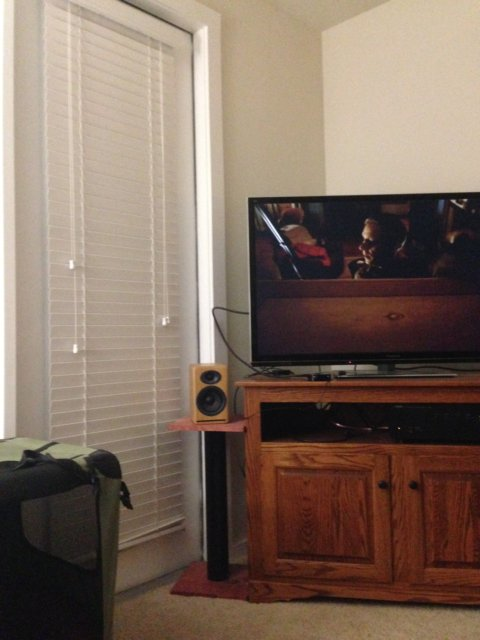
#> input picture img/Room/1.jpg, 480 x 640 px, found by its file name
$ python panorama_stitching.py   (older library calls are emulated)
#> lines starting #> are read from the running program, lines starting #| are printed output that depends on the picture
from collections import OrderedDict
import cv2 as cv
import numpy as np

FEATURES_FIND_CHOICES = OrderedDict()
try:
    FEATURES_FIND_CHOICES['surf'] = cv.xfeatures2d_SURF.create
except AttributeError:
    print("SURF not available")
# if SURF not available, ORB is default
FEATURES_FIND_CHOICES['orb'] = cv.ORB.create
try:
    FEATURES_FIND_CHOICES['sift'] = cv.xfeatures2d_SIFT.create
except AttributeError:
    print("SIFT not available")
try:
    FEATURES_FIND_CHOICES['brisk'] = cv.BRISK_create
except AttributeError:
    print("BRISK not available")
try:
    FEATURES_FIND_CHOICES['akaze'] = cv.AKAZE_create
except AttributeError:
    print("AKAZE not available")

ESTIMATOR_CHOICES = OrderedDict()
ESTIMATOR_CHOICES['homography'] = cv.detail_HomographyBasedEstimator
ESTIMATOR_CHOICES['affine'] = cv.detail_AffineBasedEstimator

BA_COST_CHOICES = OrderedDict()
BA_COST_CHOICES['ray'] = cv.detail_BundleAdjusterRay
BA_COST_CHOICES['reproj'] = cv.detail_BundleAdjusterReproj
BA_COST_CHOICES['affine'] = cv.detail_BundleAdjusterAffinePartial
BA_COST_CHOICES['no'] = cv.detail_NoBundleAdjuster

WAVE_CORRECT_CHOICES = ('horiz', 'no', 'vert',)

WARP_CHOICES = (
    'spherical',
    'plane',
    'affine',
    'cylindrical',
    'fisheye',
    'stereographic',
    'compressedPlaneA2B1',
    'compressedPlaneA1.5B1',
    'compressedPlanePortraitA2B1',
    'compressedPlanePortraitA1.5B1',
    'paniniA2B1',
    'paniniA1.5B1',
    'paniniPortraitA2B1',
    'paniniPortraitA1.5B1',
    'mercator',
    'transverseMercator',
)

SEAM_FIND_CHOICES = OrderedDict()
SEAM_FIND_CHOICES['gc_color'] = cv.detail_GraphCutSeamFinder('COST_COLOR')
SEAM_FIND_CHOICES['gc_colorgrad'] = cv.detail_GraphCutSeamFinder('COST_COLOR_GRAD')
SEAM_FIND_CHOICES['dp_color'] = cv.detail_DpSeamFinder('COLOR')
SEAM_FIND_CHOICES['dp_colorgrad'] = cv.detail_DpSeamFinder('COLOR_GRAD')
SEAM_FIND_CHOICES['voronoi'] = cv.detail.SeamFinder_createDefault(cv.detail.SeamFinder_VORONOI_SEAM)
SEAM_FIND_CHOICES['no'] = cv.detail.SeamFinder_createDefault(cv.detail.SeamFinder_NO)

EXPOS_COMP_CHOICES = OrderedDict()
EXPOS_COMP_CHOICES['gain_blocks'] = cv.detail.ExposureCompensator_GAIN_BLOCKS
EXPOS_COMP_CHOICES['gain'] = cv.detail.ExposureCompensator_GAIN
EXPOS_COMP_CHOICES['channel'] = cv.detail.ExposureCompensator_CHANNELS
EXPOS_COMP_CHOICES['channel_blocks'] = cv.detail.ExposureCompensator_CHANNELS_BLOCKS
EXPOS_COMP_CHOICES['no'] = cv.detail.ExposureCompensator_NO

BLEND_CHOICES = ('multiband', 'feather', 'no',)


class Stitch:
    def __init__(self, images):
        self.images = images
        self.try_cuda = False
        self.work_megapix = 0.6
        self.features = list(FEATURES_FIND_CHOICES.keys())[1]
        self.matcher_type = 'homography'
        self.estimator = list(ESTIMATOR_CHOICES.keys())[0]
        self.match_conf = 0.3
        self.conf_thresh = 1.0

        self.ba = list(BA_COST_CHOICES.keys())[0]

        self.wave_correct = WAVE_CORRECT_CHOICES[0]

        self.warp = WARP_CHOICES[0]

        self.seam_megapix = 0.1
        self.seam = list(SEAM_FIND_CHOICES.keys())[0]
        self.compose_megapix = -1

        self.expos_comp = list(EXPOS_COMP_CHOICES.keys())[0]
        self.expos_comp_nr_feeds = 1
        self.expos_comp_nr_filtering = 2
        self.expos_comp_block_size = 32

        self.blend = BLEND_CHOICES[0]
        self.blend_strength = 5

        self.output = 'result.jpg'

    def get_matcher(self):
        if self.matcher_type == 'affine':
            matcher = cv.detail_AffineBestOf2NearestMatcher(False, self.try_cuda, self.match_conf)
        else:
            matcher = cv.detail.BestOf2NearestMatcher_create(self.try_cuda, self.match_conf)
        return matcher

    def get_compensator(self):
        expos_comp_type = EXPOS_COMP_CHOICES[self.expos_comp]
        if expos_comp_type == cv.detail.ExposureCompensator_CHANNELS:
            compensator = cv.detail_ChannelsCompensator(self.expos_comp_nr_feeds)
        elif expos_comp_type == cv.detail.ExposureCompensator_CHANNELS_BLOCKS:
            compensator = cv.detail_BlocksChannelsCompensator(
                self.expos_comp_block_size, self.expos_comp_block_size,
                self.expos_comp_nr_feeds
            )
        else:
            compensator = cv.detail.ExposureCompensator_createDefault(expos_comp_type)
        return compensator

    def show_result(self, result):
        zoom_x = 600.0 / result.shape[1]
        dst = cv.normalize(src=result, dst=None, alpha=255., norm_type=cv.NORM_MINMAX, dtype=cv.CV_8U)
        dst = cv.resize(dst, dsize=None, fx=zoom_x , fy=zoom_x)
        cv.imshow(self.output, dst)
        cv.waitKey()

    def stitch(self):
        if self.wave_correct == 'no':
            do_wave_correct = False
        else:
            do_wave_correct = True

        images = self.images[:]
        full_img_sizes = []
        finder = FEATURES_FIND_CHOICES[self.features]()
        seam_work_aspect = 1
        features = []
        is_work_scale_set = False
        is_seam_scale_set = False
        is_compose_scale_set = False
        for idx, full_img in enumerate(images):
            full_img_sizes.append((full_img.shape[1], full_img.shape[0]))
            if self.work_megapix < 0:
                img = full_img
                work_scale = 1
                is_work_scale_set = True
            else:
                if is_work_scale_set is False:
                    work_scale = min(1.0, np.sqrt(self.work_megapix * 1e6 / (full_img.shape[0] * full_img.shape[1])))
                    is_work_scale_set = True
                img = cv.resize(src=full_img, dsize=None, fx=work_scale, fy=work_scale, interpolation=cv.INTER_LINEAR_EXACT)
            if is_seam_scale_set is False:
                seam_scale = min(1.0, np.sqrt(self.seam_megapix * 1e6 / (full_img.shape[0] * full_img.shape[1])))
                seam_work_aspect = seam_scale / work_scale
                is_seam_scale_set = True
            img_feat =cv.detail.computeImageFeatures2(finder, img)
            features.append(img_feat)
            img = cv.resize(src=img, dsize=None, fx=seam_scale, fy=seam_scale, interpolation=cv.INTER_LINEAR_EXACT)
            images[idx] = img

        matcher = self.get_matcher()
        p = matcher.apply2(features)
        matcher.collectGarbage()

        indices = cv.detail.leaveBiggestComponent(features, p, 0.3)
        img_subset = []
        full_img_sizes_subset = []
        for i in range(len(indices)):
            img_subset.append(images[indices[i, 0]])
            full_img_sizes_subset.append(full_img_sizes[indices[i, 0]])
        images = img_subset
        full_img_sizes = full_img_sizes_subset
        num_images = len(images)
        if num_images < 2:
            print("Need more images!")
            exit()

        estimator = ESTIMATOR_CHOICES[self.estimator]()
        b, cameras = estimator.apply(features, p, None)
        if not b:
            print("Homography estimation failed.")
            exit()
        for cam in cameras:
            cam.R = cam.R.astype(np.float32)

        adjuster = BA_COST_CHOICES[self.ba]()
        adjuster.setConfThresh(1)
        refine_mask = np.zeros((3, 3), np.uint8)
        refine_mask[0, :] = 1
        refine_mask[1, 0:2] = 1
        adjuster.setRefinementMask(refine_mask)
        b, cameras = adjuster.apply(features, p, cameras)
        if not b:
            print("Camera parameters adjusting failed.")
            exit()
        focals = []
        for cam in cameras:
            focals.append(cam.focal)
        sorted(focals)
        if len(focals) % 2 == 1:
            warped_image_scale = focals[len(focals) // 2]
        else:
            warped_image_scale = (focals[len(focals) // 2] + focals[len(focals) // 2 - 1]) / 2
        if do_wave_correct:
            rmats = []
            for cam in cameras:
                rmats.append(np.copy(cam.R))
            rmats = cv.detail.waveCorrect(rmats, cv.detail.WAVE_CORRECT_HORIZ)
            for idx, cam in enumerate(cameras):
                cam.R = rmats[idx]

        corners = []
        masks_warped = []
        images_warped = []
        sizes = []
        masks = []
        for i in range(0, num_images):
            um = cv.UMat(255 * np.ones((images[i].shape[0], images[i].shape[1]), np.uint8))
            masks.append(um)

        warper = cv.PyRotationWarper(self.warp, warped_image_scale * seam_work_aspect)
        for idx in range(0, num_images):
            K = cameras[idx].K().astype(np.float32)
            swa = seam_work_aspect
            K[0, 0] *= swa
            K[0, 2] *= swa
            K[1, 1] *= swa
            K[1, 2] *= swa
            corner, image_wp = warper.warp(images[idx], K, cameras[idx].R, cv.INTER_LINEAR, cv.BORDER_REFLECT)
            corners.append(corner)
            sizes.append((image_wp.shape[1], image_wp.shape[0]))
            images_warped.append(image_wp)
            p, mask_wp = warper.warp(masks[idx], K, cameras[idx].R, cv.INTER_NEAREST, cv.BORDER_CONSTANT)
            masks_warped.append(mask_wp.get())

        images_warped_f = []
        for img in images_warped:
            imgf = img.astype(np.float32)
            images_warped_f.append(imgf)

        compensator = self.get_compensator()
        compensator.feed(corners=corners, images=images_warped, masks=masks_warped)

        seam_finder = SEAM_FIND_CHOICES[self.seam]
        seam_finder.find(images_warped_f, corners, masks_warped)
        compose_scale = 1
        corners = []
        sizes = []
        blender = None
        for idx, img in enumerate(self.images):
            if not is_compose_scale_set:
                if self.compose_megapix > 0:
                    compose_scale = min(1.0, np.sqrt(self.compose_megapix * 1e6 / (img.shape[0] * img.shape[1])))
                is_compose_scale_set = True
                compose_work_aspect = compose_scale / work_scale
                warped_image_scale *= compose_work_aspect
                warper = cv.PyRotationWarper(self.warp, warped_image_scale)
                for i in range(0, len(images)):
                    cameras[i].focal *= compose_work_aspect
                    cameras[i].ppx *= compose_work_aspect
                    cameras[i].ppy *= compose_work_aspect
                    sz = (full_img_sizes[i][0] * compose_scale, full_img_sizes[i][1] * compose_scale)
                    K = cameras[i].K().astype(np.float32)
                    roi = warper.warpRoi(sz, K, cameras[i].R)
                    corners.append(roi[0:2])
                    sizes.append(roi[2:4])
            if abs(compose_scale - 1) > 1e-1:
                compose_img = cv.resize(src=img, dsize=None, fx=compose_scale, fy=compose_scale, interpolation=cv.INTER_LINEAR_EXACT)
            else:
                compose_img = img
            K = cameras[idx].K().astype(np.float32)
            corner, image_warped = warper.warp(img, K, cameras[idx].R, cv.INTER_LINEAR, cv.BORDER_REFLECT)
            mask = 255 * np.ones((img.shape[0], img.shape[1]), np.uint8)
            p, mask_warped = warper.warp(mask, K, cameras[idx].R, cv.INTER_NEAREST, cv.BORDER_CONSTANT)
            compensator.apply(idx, corners[idx], image_warped, mask_warped)
            image_warped_s = image_warped.astype(np.int16)
            dilated_mask = cv.dilate(masks_warped[idx], None)
            seam_mask = cv.resize(dilated_mask, (mask_warped.shape[1], mask_warped.shape[0]), 0, 0, cv.INTER_LINEAR_EXACT)
            mask_warped = cv.bitwise_and(seam_mask, mask_warped)
            if blender is None:
                blender = cv.detail.Blender_createDefault(cv.detail.Blender_NO)
                dst_sz = cv.detail.resultRoi(corners=corners, sizes=sizes)
                blend_width = np.sqrt(dst_sz[2] * dst_sz[3]) * self.blend_strength / 100
                if blend_width < 1:
                    blender = cv.detail.Blender_createDefault(cv.detail.Blender_NO)
                elif self.blend == 'multiband':
                    blender = cv.detail_MultiBandBlender()
                    blender.setNumBands((np.log(blend_width) / np.log(2.) - 1.).astype(np.int))
                elif self.blend == "feather":
                    blender = cv.detail_FeatherBlender()
                    blender.setSharpness(1. / blend_width)
                blender.prepare(dst_sz)
            blender.feed(cv.UMat(image_warped_s), mask_warped, corners[idx])

        result = None
        result_mask = None
        result, result_mask = blender.blend(result, result_mask)
        # cv.imwrite(self.output, result)
        zoom_x = 600.0 / result.shape[1]
        dst = cv.normalize(src=result, dst=None, alpha=255., norm_type=cv.NORM_MINMAX, dtype=cv.CV_8U)
        dst = cv.resize(dst, dsize=None, fx=zoom_x, fy=zoom_x)
        # cv.imshow(self.output, dst)
        # cv.waitKey()
        return dst


if __name__ == '__main__':
    img1 = cv.imread('input/1.jpg')
#> img1 is the input picture: shape (640, 480, 3); mean B, G, R 95.3, 108.5, 127.8
    img2 = cv.imread('input/2.jpg')
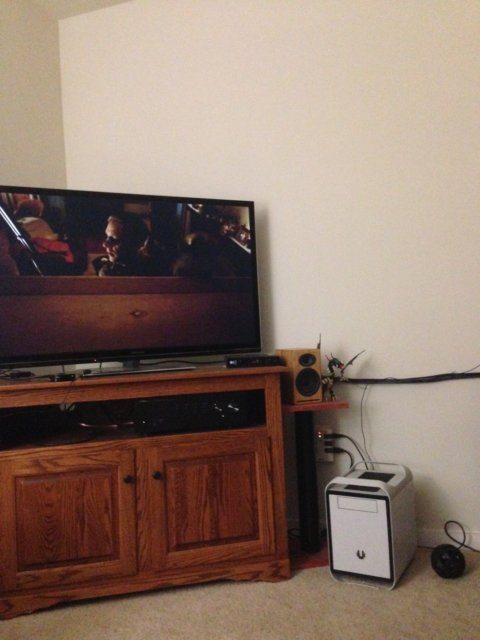
#> input picture img/Room/2.jpg, 480 x 640 px, found by its file name
#> img2 is the input picture: shape (640, 480, 3); mean B, G, R 105.4, 117.7, 139.1
    img3 = cv.imread('input/3.jpg')
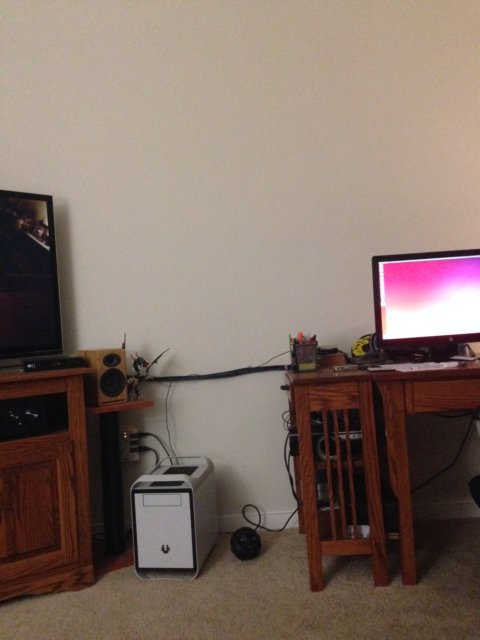
#> input picture img/Room/3.jpg, 480 x 640 px, found by its file name
#> img3 is the input picture: shape (640, 480, 3); mean B, G, R 102.6, 111.9, 129.7
    images = []
    images.append(img1)
    images.append(img2)
    images.append(img3)
    stitch = Stitch(images)
#> in __init__, `self.images = images`: self.images = 3 items
    stitch.stitch()
#> the loop in stitch, `for idx, full_img in enumerate(images):` made 3 passes
#> (work_scale, is_work_scale_set, seam_scale, seam_work_aspect, is_seam_scale_set) on pass 1: (1, True, 0.571, 0.571, True)
#> after the loop in stitch, `for idx, full_img in enumerate(images):`: full_img_sizes = [(480, 640), (480, 640), (480, 640)]; is_seam_scale_set = True; seam_scale = 0.571
#> in stitch, `p = matcher.apply2(features)`: p = 9 items
#> in stitch, `indices = cv.detail.leaveBiggestComponent(features, p, 0.3)`: indices = [0, 1, 2]
#> the loop in stitch, `for i in range(len(indices)):` made 1 pass
#> after the loop in stitch, `for i in range(len(indices)):`: full_img_sizes_subset = []
#> (the run stopped early here; a loop or call above may not have finished)
